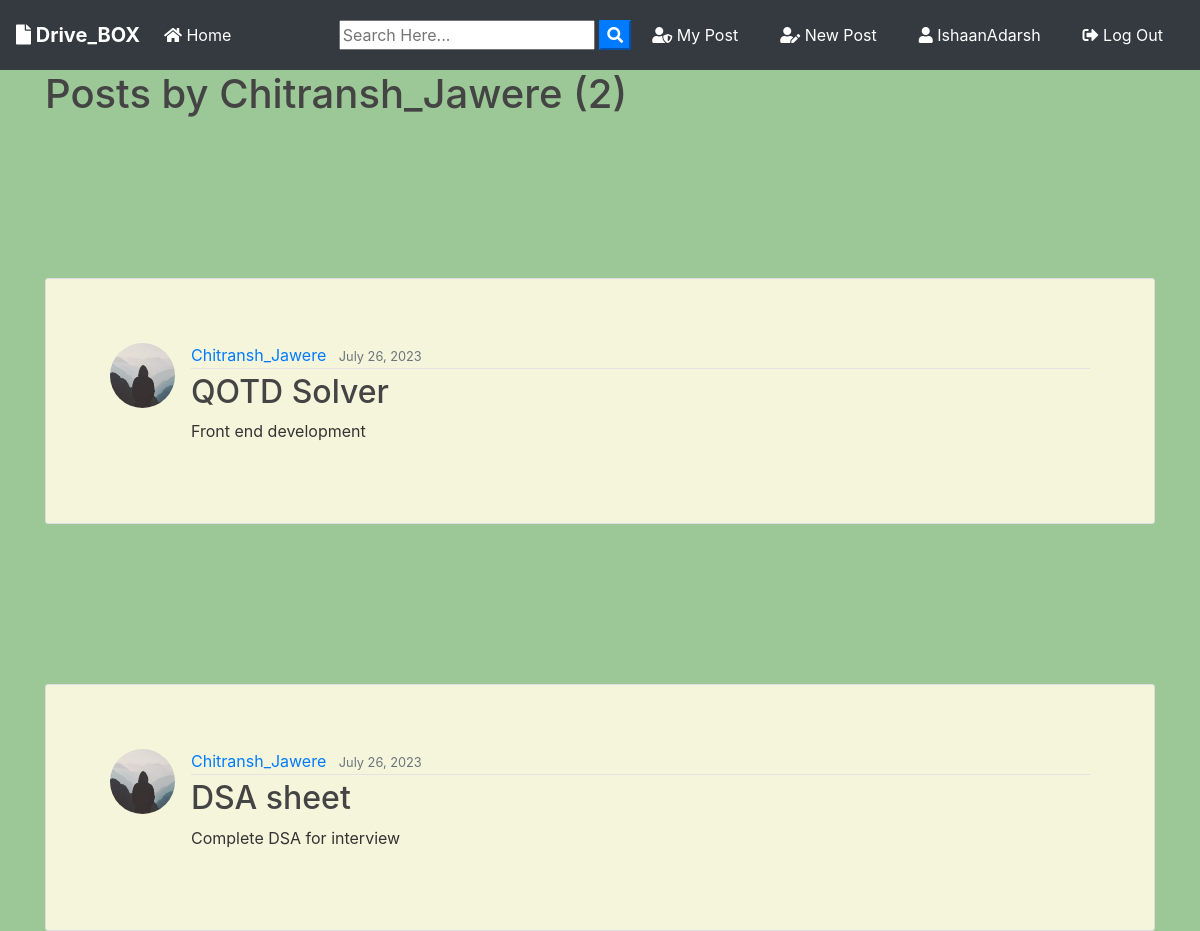
The page /user/Chitransh_Jawere (signed in) on the database its author committed.
### blog/models.py (models this page shows, shortened)
class Post(models.Model):
	title = models.CharField(max_length=100)
	file = models.FileField(null=True,blank=True,upload_to='Files')
	content = models.TextField()
	date_posted = models.DateTimeField(default=timezone.now)
	author = models.ForeignKey(User, on_delete=models.CASCADE)

### users/models.py (models this page shows, shortened)
class Profile(models.Model):
    user = models.OneToOneField(User, on_delete=models.CASCADE, null=True, blank=True)
    image = models.ImageField(default="default.jpg", upload_to="profile_pics")
    auth_token = models.CharField(max_length=1000, default="")
    username = models.CharField(max_length=1000, default="")
    password = models.CharField(max_length=1000, default="")
    email = models.EmailField(default="")
    is_verified = models.BooleanField(default=False)

### blog/views.py (the view)
# urls.py: path('user/<str:username>', UserPostListView.as_view(), name='user-posts'),
class UserPostListView(ListView):
    model = Post
    template_name = 'blog/user_posts.html'  # <app>/<model>_<viewtype>.html
    context_object_name = 'posts'
    paginate_by = 2
    def get_queryset(self):
        user = get_object_or_404(User, username=self.kwargs.get('username'))
        return Post.objects.filter(author=user).order_by('-date_posted')

### blog/templates/blog/user_posts.html (shortened to what this page needs)
{% extends "blog/base.html" %}
{% block content %}
    <h1 class="mb-3">Posts by {{ view.kwargs.username }} ({{ page_obj.paginator.count }})</h1>
    {% for post in posts %}
        <article class="media content-section">
          <img class="rounded-circle article-img" src="{{ post.author.profile.image.url }}">
          <div class="media-body">
            <div class="article-metadata">
              <a class="mr-2" href="{% url 'user-posts' post.author.username %}">{{ post.author }}</a>
              <small class="text-muted">{{ post.date_posted|date:"F d, Y" }}</small>
            </div>
            <h2><a class="article-title" href="{% url 'post-detail' post.id %}">{{ post.title }}</a></h2>
            <p class="article-content">{{ post.content }}</p>
          </div>
        </article>
    {% endfor %}
{% endblock content %}

### blog/templates/blog/base.html (shortened to what this page needs)
{% load static %}
<!doctype html>
<html lang="en">
  <head>
    <link rel="stylesheet" href="https://stackpath.bootstrapcdn.com/bootstrap/4.3.1/css/bootstrap.min.css">
    <link rel="stylesheet" href="https://use.fontawesome.com/releases/v5.8.1/css/all.css" >
    <link rel="stylesheet" href="{% static 'blog/main.css' %}">
</head>
  <body>
        <nav class="navbar navbar-expand-lg navbar-dark bg-dark">
                <a class="navbar-brand font-weight-bold" href="{% url 'blog-home' %}"><i class="fas fa-file"></i> Drive_BOX</a>
                <div class="collapse navbar-collapse" id="navbarSupportedContent">
                  <ul class="navbar-nav mr-auto">
                    <li class="nav-item active">
                      <a class="nav-link" href="{% url 'blog-home' %}"><i class="fas fa-home"></i> Home <span class="sr-only">(current)</span></a>
                    </li>
                  </ul>
                  <form id="searchform" action="{% url 'search' %}" method="get">
                    <input type="text" name="q" type="text" value="{{ request.GET.q }}" placeholder="Search Here..." />
                    <button type="button" onclick="searchform.submit()" class=" text-white my-color btn-primary"><i class="fa fa-search"></i></button>
                </form>
                    {% if user.is_authenticated %}
                    <a href="{% url 'user-posts' user %}" class="btn text-white m-2"><i class="fas fa-user-shield"></i> My Post</a>
                    <a href="{% url 'post-create' %} " class="btn text-white m-2"><i class="fas fa-user-edit"></i> New Post</a>
                    <a href="{% url 'profile' %} " class="btn text-white m-2"><i class="fas fa-user"></i> {{ user.username }}</a>
                    <a href="{% url 'logout' %} " class="btn text-white m-2"><i class="fas fa-sign-out-alt"></i> Log Out</a>
                    {% else %}
                    <a href="{% url 'login' %} " class="btn text-white m-2"><i class="fas fa-user-tie"></i> Log In</a>
                    <a href="{% url 'register' %} " class="btn text-white m-2"> <i class="fas fa-sign-in-alt"></i> Sign Up</a>
                    {% endif %}
                </div>
              </nav>
      <div class="container my-bg">
    {% block content %}
    {% endblock  %}
</div>
  </body>
</html>

### static/blog/main.css (style rules this page uses)
body { background : #9CC897; color: #333333; margin-top: 0; }
h1, h2, h3, h4, h5, h6 { color: #444444; }
ul { margin: 0; }
.content-section { background: beige; padding: 10px 20px; border: 1px solid #dddddd; border-radius: 3px; margin-top: 10rem; }
.article-title { color: #444444; }
.article-content { white-space: pre-line; }
.article-img { height: 65px; width: 65px; margin-right: 16px; }
.article-metadata { padding-bottom: 1px; margin-bottom: 4px; border-bottom: 1px solid #e3e3e3 }
.content-section { padding: 4rem; }
form { justify-content: center; align-items: center; padding: 5rem auto; }

### rows shown on the page
Post: author.profile.image (placeholder picture), author "Chitransh_Jawere", date_posted "July 26, 2023", title "QOTD Solver", content "Front end development"
Post: author.profile.image (placeholder picture), author "Chitransh_Jawere", date_posted "July 26, 2023", title "DSA sheet", content "Complete DSA for interview"

### other values the page prints
{{ user.username }} "IshaanAdarsh"
{{ view.kwargs.username }} "Chitransh_Jawere"
{{ page_obj.paginator.count }} "2"
